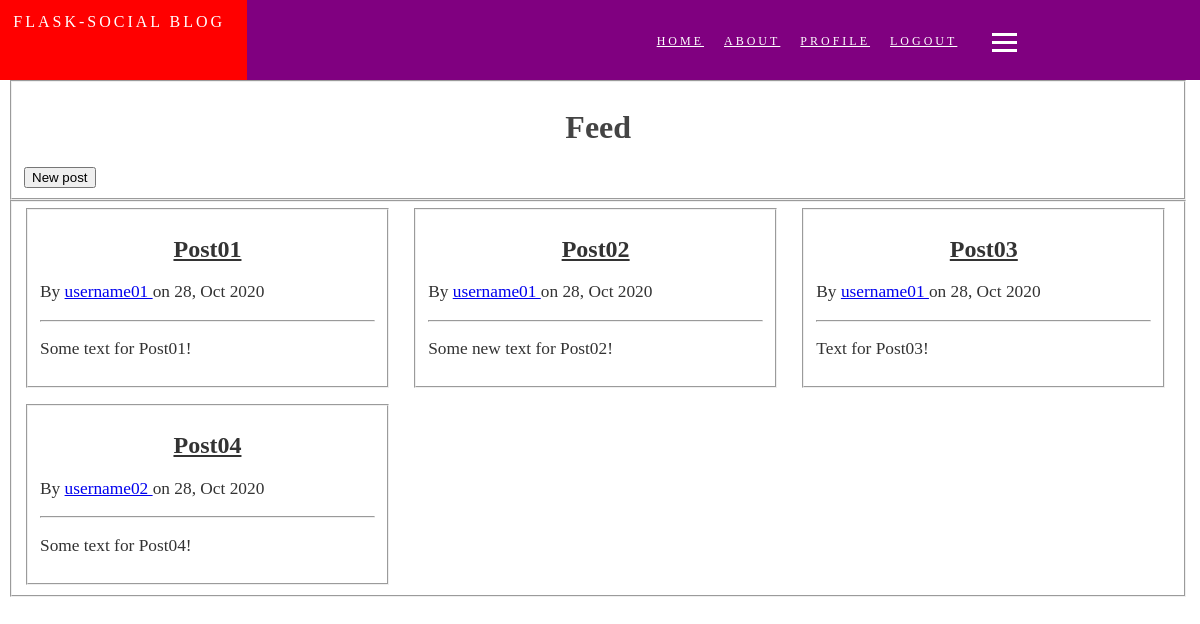
Before: /feed (signed in) with the older database file.
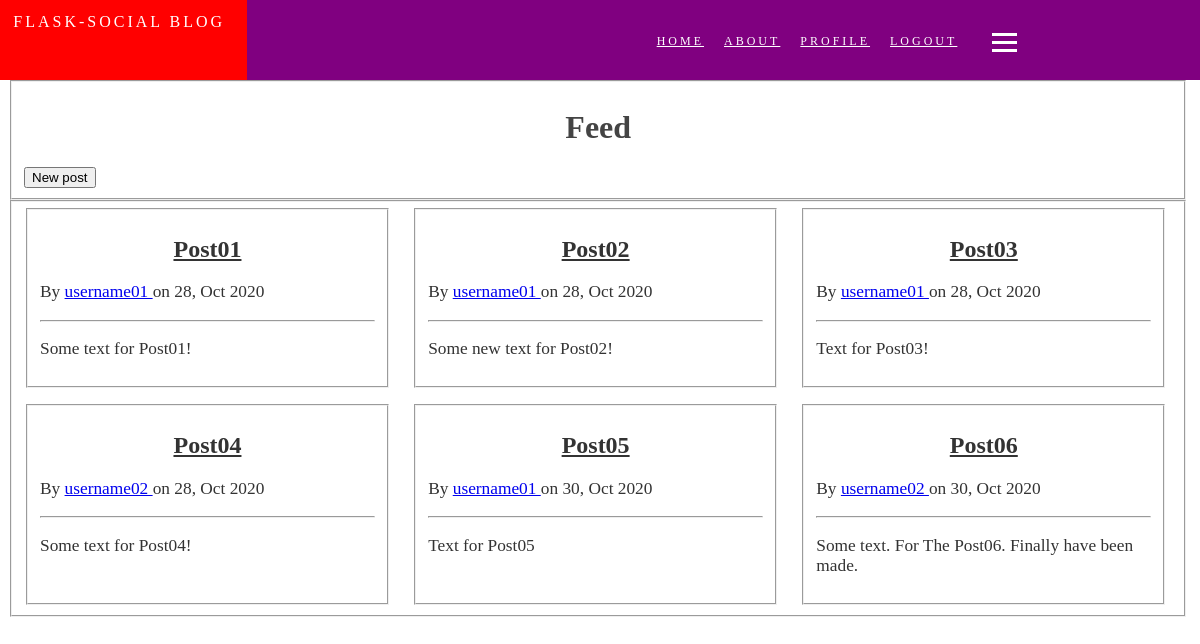
After: the same page with the newer database file.
### app/models.py (models this page shows, shortened)
class Post(db.Model):
    id = db.Column(db.Integer, primary_key=True, autoincrement=True)
    title = db.Column(db.String(100), nullable=False)
    date = db.Column(db.DateTime, nullable=False, default=datetime.utcnow)
    text = db.Column(db.Text, nullable=False)
    author_id = db.Column(db.Integer, db.ForeignKey('user.id'), nullable=False)
    comments = db.relationship('Comments', backref='post', lazy=True)

class User(db.Model, UserMixin):
    id = db.Column(db.Integer, primary_key=True, autoincrement=True)
    firstname = db.Column(db.String(20), nullable=False)
    lastname = db.Column(db.String(20), nullable=False)
    username = db.Column(db.String(20), unique=True, nullable=False)
    email = db.Column(db.String(120), unique=True, nullable=False)
    password = db.Column(db.String(60), unique=True, nullable=False)
    image_file = db.Column(db.String(20), nullable=False, default='default.png')
    posts = db.relationship('Post',
                            backref='author',
                            primaryjoin="User.id==Post.author_id")
    comments = db.relationship('Comments',
                            backref='author',
                            primaryjoin="User.id==Comments.author_id")
    def __init__(self, firstname='', lastname='', username='', email='',
                 password=''):
        self.firstname = firstname
        self.lastname = lastname
        self.username = username
        self.email = email
        self.password = generate_password_hash(password)

### app/posts/views.py (the view)
@posts_blueprint.route("/feed", methods=['GET', 'POST'])
@login_required
def feed():
    if request.method == "POST":
        return redirect(url_for('posts.new'))
    else:
        return render_template('feed.html', posts=Post.query.all())

### app/models.py (called while the page is built)
@login_manager.user_loader
def load_user(id):
    u = User.query.get(id)
    return User(u.firstname, u.lastname, u.username, u.email, u.password)

### app/templates/posts/feed.html (shortened to what this page needs)
{% extends "layout.html" %}
{% block content %}
	<div>
		<form method="POST">
			<fieldset class="feed-header-fieldset">
				<h1>Feed</h1>
				<button>New post</button>
			</fieldset>
			<fieldset class="feed-fieldset">
				{% for post in posts %}
					<fieldset class="posts-fieldset">
						<h2>
							<a href="{{ url_for('posts.posts', post_id=post.id) }}">
								{{ post.title }}
							</a>
						</h2>
						<p>
							By
							<a href="{{ url_for('user.profile', username=post.author.username) }}">
								{{ post.author.username }}
							</a>
							on {{ post.date.strftime('%d, %b %Y') }}
						</p>
						<hr>
						<p>{{ post.text }}</p>
					</fieldset>
				{% endfor %}
			</fieldset>
		</form>
	</div>
{% endblock content %}

Changed rows visible on the page:
added Post: title "Post05", author.username "username01", date "30, Oct 2020", text "Text for Post05"
added Post: title "Post06", author.username "username02", date "30, Oct 2020", text "Some text. For The Post06. Finally have been made."
